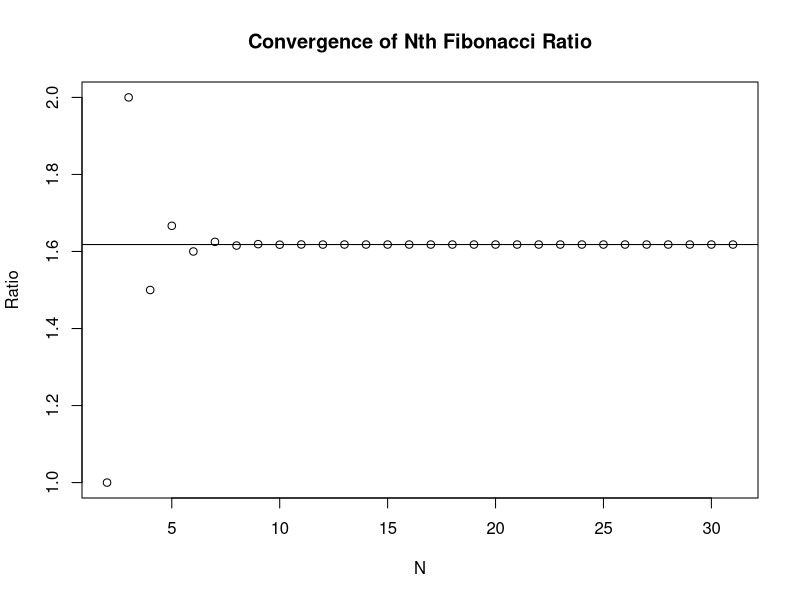

This figure's R source:
## ---- chunk 1
knitr::opts_chunk$set(echo = TRUE)
## ---- chunk 2
Fibonacci <- numeric(1000000)
ratio <- numeric(1000000)
ratio[1] <- NaN
ratio[2] <- 1
Fibonacci[1] <- 1
Fibonacci[2] <- 1
for(i in 3:1000){
  Fibonacci[i] <- Fibonacci[i - 2] + Fibonacci[i-1]
  ratio[i] <- Fibonacci[i]/Fibonacci[i-1]
}
print(Fibonacci)
## ---- chunk 3
GR <- (1 + sqrt(5))/2


for(j in 3:length(Fibonacci)){
  Fibonacci[j] <- Fibonacci[j - 2] + Fibonacci[j-1]
  ratio[j] <- Fibonacci[j]/Fibonacci[j-1]
  if(ratio[j]  == GR){print(j) 
    break}}
  plot(2:31, ratio[2:31], main = "Convergence of Nth Fibonacci Ratio", xlab = "N", ylab = "Ratio")
  abline(h = GR)
  
## ---- chunk 4
answer <- 0
for(j in 1:5) answer <- answer + j
print(answer)
## ---- chunk 5
answer <- NULL
for( j in 1:5) answer <- c(answer,j)
print(answer)
## ---- chunk 6
answer <- 0
for(j in 1:5) answer <- c(answer,j)
print(answer)
## ---- chunk 7
answer <- 1
for(j in 1:5) answer <- answer*j
print(answer)
## ---- chunk 8
answer <- 3
for (j in 1:15) answer <- c(answer, (7*answer[j])%%31)
print(answer)
## ---- chunk 9
calc_interest <- function(n = 3, P = 1000){

if(n <= 3){i <- 0.04} else {i<-0.05}
  I = P*(((1+i)^n)-1)
print(I)
}

calc_interest(n = 10, P = 100)
## ---- chunk 10
cal_mort <- function(n = 36, P = 250000, open = TRUE){

if(open == TRUE){i <- 0.005} else {i <- 0.004}
  
R <- (P*i)/(1-(1+i)^(-n))

print(R)

}

cal_mort()
## ---- chunk 11
while_loop <- function(){

  Fibonacci <- c(1,1)
  
  while(max(Fibonacci) < 300){
  
    Fibonacci <- c(Fibonacci, Fibonacci[length(Fibonacci)] + Fibonacci[length(Fibonacci)-1])
  }
  print((Fibonacci))
  
  print(length(Fibonacci))

}

while_loop()

## ---- chunk 12
while_loop_2 <- function(){
  
  oldi <- 0
  i <- 0.006
  
  while(abs(i - oldi) > 0.000001){
    
    oldi <- i
    
    i <- (1-(1+oldi)^(-20))/19
    
  }
  print(i)
  print(oldi)
}
while_loop_2()

## ---- chunk 13
while_loop_3 <- function(){
  
  oldi <- 0
  i <- 0.006
  numb <- 0
  while(abs(i - oldi) > 0.000001){
    
    oldi <- i
    
    i <- (1-(1+oldi)^(-20))/19
    
    
    numb <- numb + 1
  }
  print(i)
  print(oldi)
  print(numb)
}
while_loop_3()
